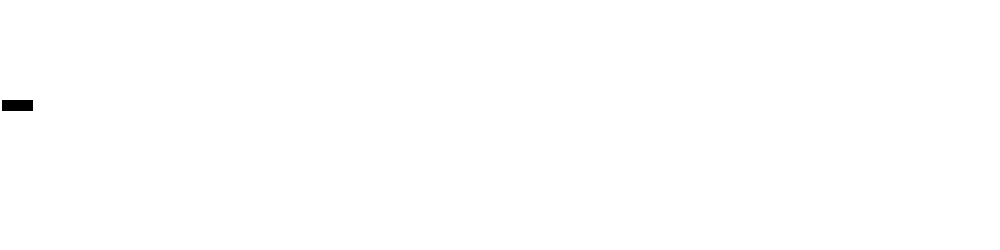
Frame 1 (no input)
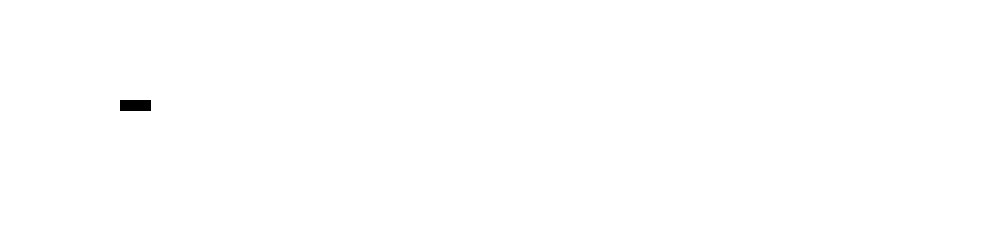
Frame 60 (the mouse pressed at the canvas centre just before this capture)
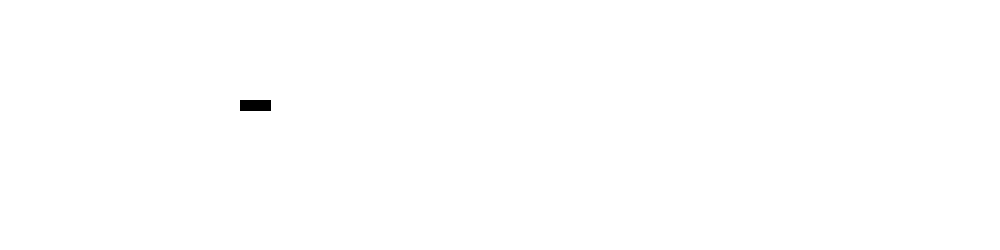
Frame 120 (the mouse held since frame 60 and released just before this capture)

The Processing sketch that drew these frames (run headless with seeded random() and noise(); from frame 60 on, the mouse is pressed at the canvas centre):

// Processing sketch: car2
// ── car2.pde
color c = color(0);
float x = 0;
float y = 100;
float speed = 2;

void setup() {
  size(1000,250);
}

void draw() {
  background(255);
  move();
  display();
}

void move() {
  x = x + speed;
  if (x > width) {
    x = 0;
  }
}

void display() {
  fill(c);
  rect(x,y,30,10);
}
